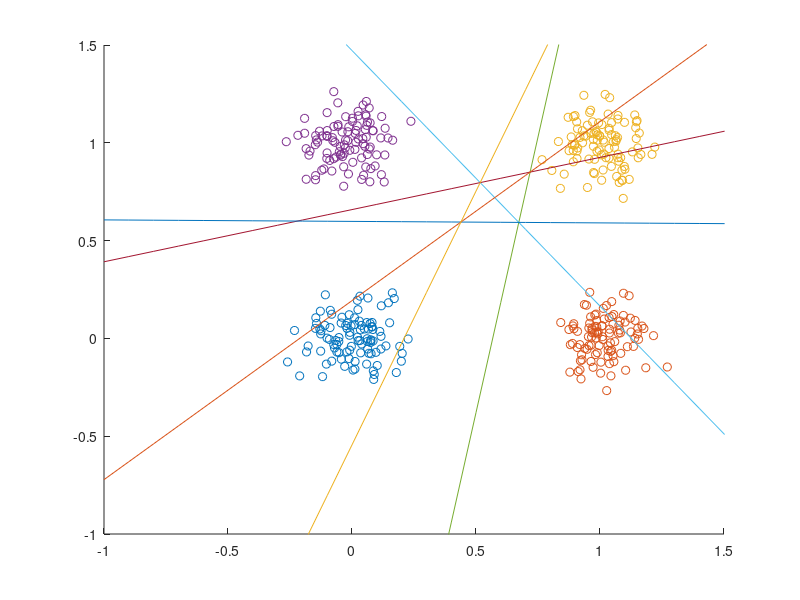

MATLAB code to generate this figure:
% covariance matrix and mean vector
Sigma = [.01 0; 0 .01]; 
m = [0 1 1 0;    %mean vector of 4 class
     0 0 1 1];

% Generate 100 points and draw it to graph 1st
hold on
for i = 1 :4
    r(:,:,i) = mvnrnd(m(:,i)',Sigma,100); %random gaussian vectors
    plot( r(:,1,i) , r(:,2,i) , 'o' );  %plot the vector 1st
    weight(:,i) = zeros(1,3); %initial weight for each class
end

iteration = 0;
err = 1;
while err ~=0 && iteration < 20
    iteration = iteration + 1;
    err = 0;
    for class = 1 : 4
        for point = 1 : 100
            for dclass = 1 : 4
                D(dclass) = dot( [ r(point,1,class) , r(point,2,class) 1]' , weight(:,dclass) );
            end
            serr = 0;
            for dclass = 1 : 4
                if dclass ~= class && D(class) <= D(dclass)
                    weight(:,dclass) = weight(:,dclass) - [r(point,1,class) , r(point,2,class) 1]';
                    serr = 1; err = 1;
                end
            end
            if serr == 1
                weight(:,class) = weight(:,class) + [r(point,1,class) , r(point,2,class) 1]';
            end
        end
    end
end
weight = weight
% d1=d2; d1=d3; d1=d4; d2=d3; d2=d4; d3=d4
line(:,1) = weight(:,1) - weight(:,2);
line(:,2) = weight(:,1) - weight(:,3);
line(:,3) = weight(:,1) - weight(:,4);
line(:,4) = weight(:,2) - weight(:,3);
line(:,5) = weight(:,2) - weight(:,4);
line(:,6) = weight(:,3) - weight(:,4)

x =  -1 : .1 : 2;
for i = 1 : 6
    y = (-line(3,i) - line(1,i) * x ) / line(2,i);
    plot(x,y)
end
axis([-1 1.5 -1 1.5]);
